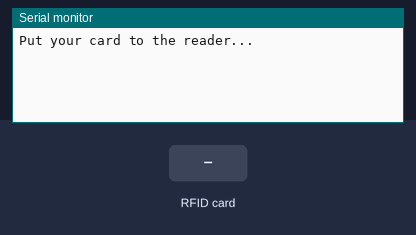
Bench run of a sketch on a simulated ESP8266 (NodeMCU). Shown: the last lines printed to the serial monitor. The inputs (shaded band) are chosen by the test bench.

Above: at 1.2 s.
1.3 s: RFID card 09 C7 69 99 held to the reader
At 2.5 s:
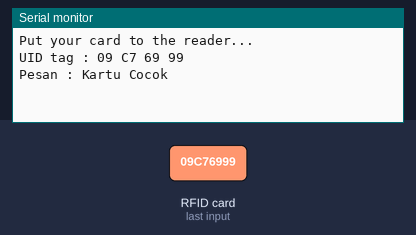
2.8 s: RFID card 79 D0 24 A3 held to the reader
At 3.9 s:
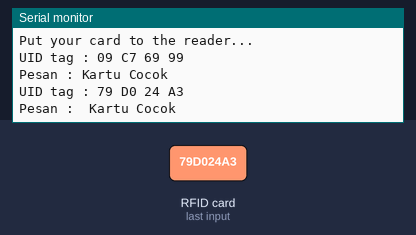
4.3 s: RFID card 5E 7A 19 C4 held to the reader
At 5.3 s:
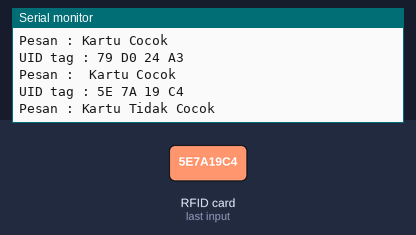

The sketch:

rfid_nodeMcu.ino
```cpp
#define BLYNK_PRINT Serial
#include <ESP8266WiFi.h>
#include <SPI.h>
#include <MFRC522.h>

#define SS_PIN 2 //d4
#define RST_PIN 0 //d3

MFRC522 mfrc522(SS_PIN, RST_PIN);   // mendefinisikan pin diatas

void setup()
{
  Serial.begin(9600);   // menghubungkan baud serial monitor
  SPI.begin();      // komunikasi nodemcu dan rfid
  mfrc522.PCD_Init();   // inisiasi modul rfid
  Serial.println("Put your card to the reader...");
}

void loop()
{
  if ( ! mfrc522.PICC_IsNewCardPresent()) // memindai kartu
  {
    return;
  }
  if ( ! mfrc522.PICC_ReadCardSerial()) // membaca kartu yang sudah di pindai
  {
    return;
  }

  //menampilkan Tulisan "UID tag" di serial monitor
  Serial.print("UID tag :");
  String content= "";
  byte letter;

  for (byte i = 0; i < mfrc522.uid.size; i++) // mengkonversi tipe data kartu menjadi angka yang mudah dibaca
  {
     Serial.print(mfrc522.uid.uidByte[i] < 0x10 ? " 0" : " ");
     Serial.print(mfrc522.uid.uidByte[i], HEX);
     content.concat(String(mfrc522.uid.uidByte[i] < 0x10 ? " 0" : " "));
     content.concat(String(mfrc522.uid.uidByte[i], HEX));
  }

  Serial.println();
  Serial.print("Pesan : ");
  content.toUpperCase();
  if (content.substring(1) == "09 C7 69 99"){ //ID Kartu yang akan di scan
    Serial.println("Kartu Cocok");
    Serial.println();
    delay(500);
  }

  else if (content.substring(1) == "79 D0 24 A3"){
    Serial.println(" Kartu Cocok");
    Serial.println();
    delay(500);

  } else {
    Serial.println("Kartu Tidak Cocok");
    delay(500);
  }
}
```

Measured:
- after the input at 1.3 s, the serial monitor: prints a new line at once (image 1)
- after the input at 2.8 s, the serial monitor: prints a new line at once (image 2)
- after the input at 4.3 s, the serial monitor: prints a new line at once (image 3)
